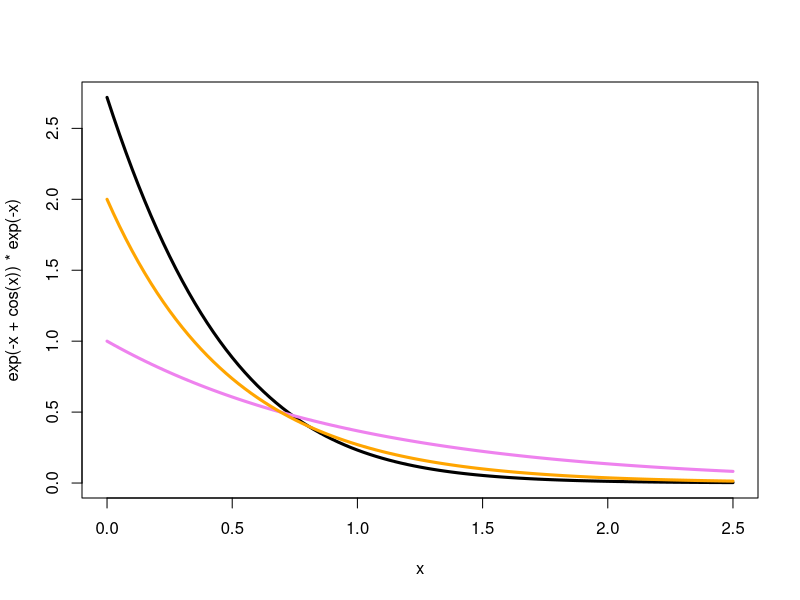

The R script that drew this image:
curve(exp(-x+cos(x))*exp(-x), 0, 2.5, n = 101, add = FALSE, type = "l",
      ylab = NULL, log = NULL, lwd=3)
curve(exp(-x),0,2.5, add = TRUE, col = "violet", lwd=3)
curve(2*exp(-2*x),0,2.5, add = TRUE, col = "orange", lwd=3)
#importance sampling
m = 10000 #iterations

X = rexp(m, rate = 2)
weights = c()
mu = c()

for(i in 1:m){
  weights[i] = dexp(X[i])/dexp(X[i], rate = 2)
  mu[i] = weights[i]*exp((-1*(X[i]))+cos(X[i]))
}

#estimated mu
mean(mu)

sqrt(var(mu)/m)

#naive MC
X  =  rexp(m, 1)

#Naive Monte Carlo mean
mean(exp(-1*X+cos(X)))

sqrt(var(exp(-1*X+cos(X)))/m)
